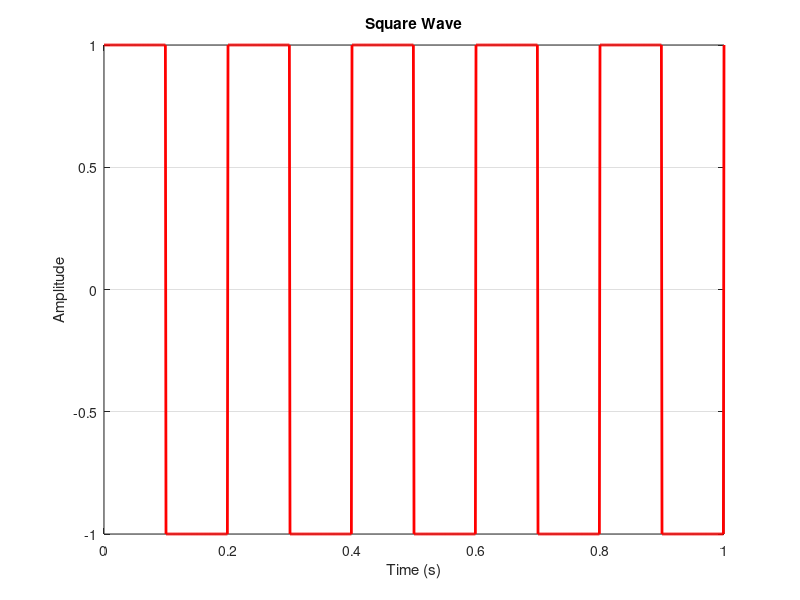

Reproduce this figure in MATLAB.
% In this code we will be learning to plot the square wave in matlab - gnuoctave
% To do it in octve we have to load a package signal by the command : 'pkg load signal' , in the command window

% Firstly we will be declaring the time vector from 0 to 1

t = 0:0.001:1;        % from 0 to 1 sec, step 1 ms

% Generate square wave (5 Hz)
y = square(2*pi*5*t);

% Plotting the curve
figure;
plot(t, y,'r' , 'LineWidth', 2);
xlabel('Time (s)');
ylabel('Amplitude');
title('Square Wave');
grid on;

